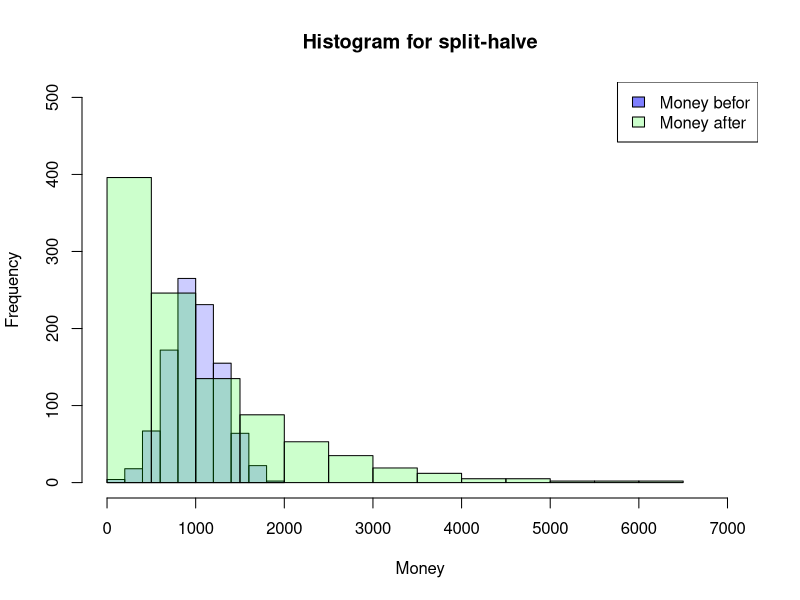
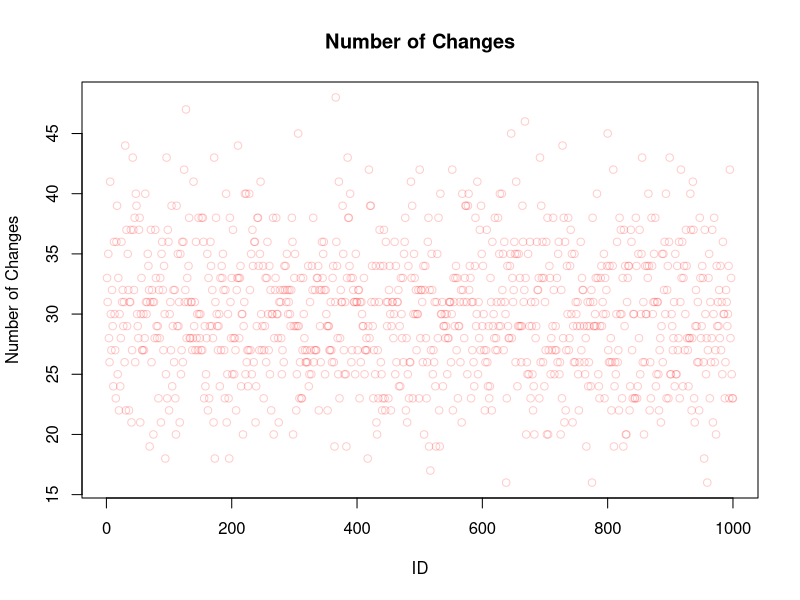

R code for these plots, in order:
n <- 20

SplitHalve <- function(nAgent,maxExchange,Money_mean=1000,Money_sd=300) {
  df <- data.frame(ID=seq(1,nAgent),
                   nE=0,
                   Ms=rnorm(nAgent, mean = Money_mean, sd = Money_sd),
                   MT=0,Me=0)
  df$Me <- df$Ms
  iE <- 1
  while (iE <= maxExchange) {
    df$MT <- df$Me
    rdf <- sample(df[df$nE < iE,"ID"], size=2)
    df[(df$ID == rdf[1] | df$ID == rdf[2]),"nE"] <-
      df[(df$ID == rdf[1] | df$ID == rdf[2]),"nE"]+1
    df[(df$ID == rdf[1] | df$ID == rdf[2]),"Me"] <-
      sum(df[(df$ID == rdf[1] | df$ID == rdf[2]),"MT"])/2
    if (NROW(df[df$nE < iE,"ID"]) < 2) {
      iE <- iE+1
      }
  }
  return(df)
}

df <- SplitHalve(1000,30)
sum(df$nE)

SplitHalve2 <- function(nAgent,maxExchange,Money_mean=1000,Money_sd=300) {
  df <- data.frame(ID=seq(1,nAgent),
                   nE=0,
                   Ms=rnorm(nAgent, mean = Money_mean, sd = Money_sd),
                   MT=0,Me=0)
  df$Me <- df$Ms
  iE <- 1
  while (iE <= maxExchange) {
    df$MT <- df$Me
    rdf <- sample(df$ID, size=2)
    df[(df$ID == rdf[1] | df$ID == rdf[2]),"nE"] <-
      df[(df$ID == rdf[1] | df$ID == rdf[2]),"nE"]+1
    df[(df$ID == rdf[1] | df$ID == rdf[2]),"Me"] <-
      sum(df[(df$ID == rdf[1] | df$ID == rdf[2]),"MT"])/2
    iE <- iE+1
  }
  return(df)
}

df <- SplitHalve2(1000,15000)

SplitRandom <- function(nAgent,maxExchange,Money_mean=1000,Money_sd=300) {
  df <- data.frame(ID=seq(1,nAgent),
                   nE=0,
                   Ms=rnorm(nAgent, mean = Money_mean, sd = Money_sd),
                   MT=0,Me=0)
  df$Me <- df$Ms
  iE <- 1
  while (iE <= maxExchange) {
    df$MT <- df$Me
    rdf <- sample(df$ID, size=2)
    rds <- sample(0:100, size=1)/100
    df[(df$ID == rdf[1] | df$ID == rdf[2]),"nE"] <-
      df[(df$ID == rdf[1] | df$ID == rdf[2]),"nE"]+1
    df[(df$ID == rdf[1] | df$ID == rdf[2]),"Me"] <-
      sum(df[(df$ID == rdf[1] | df$ID == rdf[2]),"MT"])*c(rds,1-rds)
    iE <- iE+1
  }
  return(df)
}

sample ( 0:100 , 1 )/100
30*c(0.2,0.8)

df <- SplitRandom(1000,15000)

summary(df)
hist(df$Ms, xlab="Money",main="Histogram for split-halve",
     col=rgb(0,0,1,0.2),
     xlim=c(0,max(c(df$Me,df$Ms)))*1.1,ylim=c(0,nrow(df)/2))
hist(df$Me, col=rgb(0,1,0,0.2),
     add=TRUE)
legend('topright', c('Money befor', 'Money after'),
       fill=c(rgb(0,0,1,0.5), rgb(0,1,0,0.2)))

plot(df$ID,df$nE,main="Number of Changes",
     xlab="ID",ylab="Number of Changes",
     col=rgb(1,0,0,0.2))
